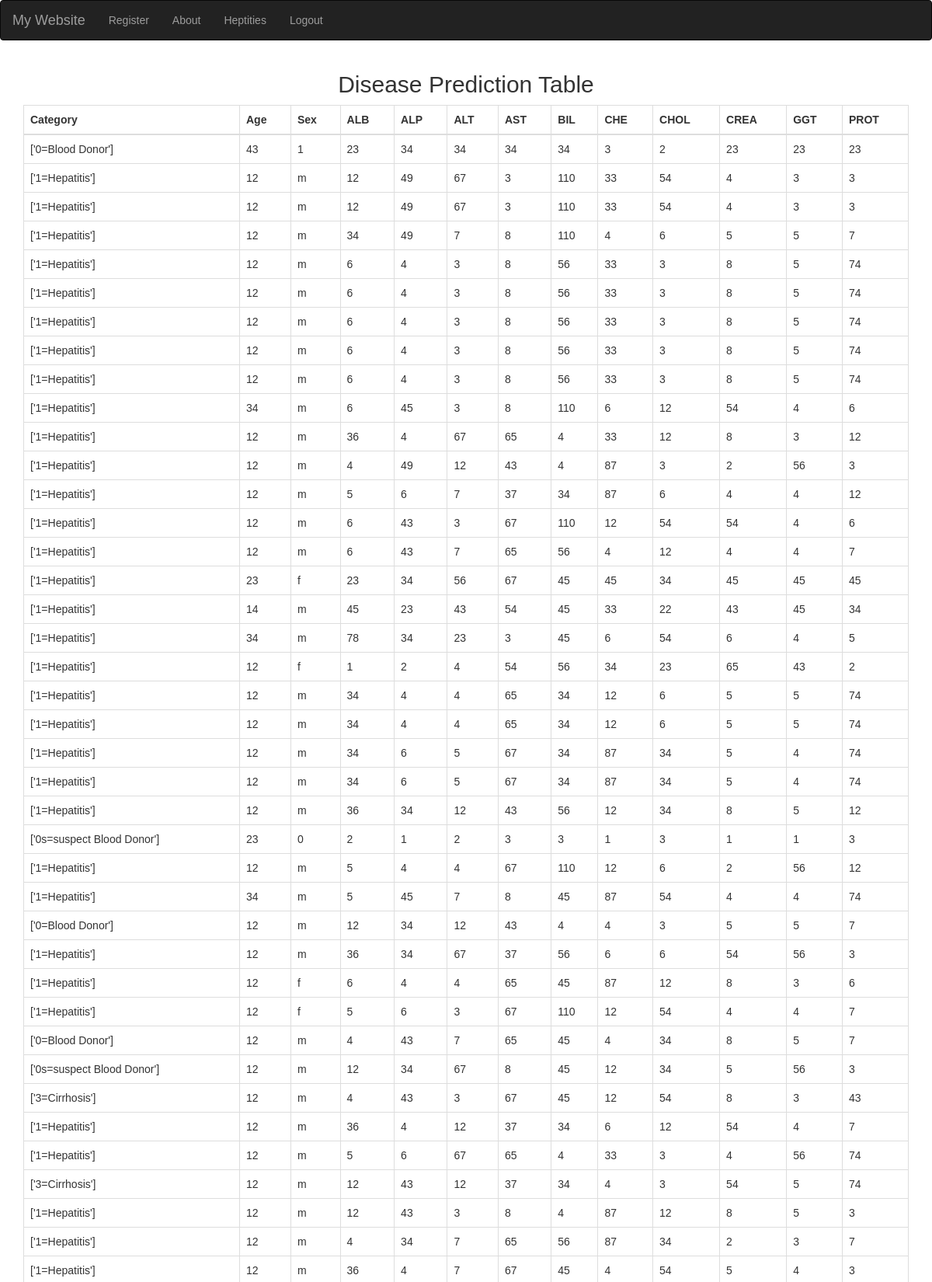
Page /Heptities (upper part) on the committed database.
### Patient/models.py (models this page shows)
class Heptities(models.Model):
    Category=models.CharField(max_length=90)
    Age=models.IntegerField()
    Sex=models.CharField(max_length=500)
    ALB=models.IntegerField()
    ALP=models.IntegerField()
    ALT=models.IntegerField()
    AST=models.IntegerField()
    BIL=models.IntegerField()
    CHE=models.IntegerField()
    CHOL=models.IntegerField()
    CREA=models.IntegerField()
    GGT=models.IntegerField()
    PROT=models.IntegerField()

### Patient/views.py (the view)
# urls.py: path('Heptities',views.hepatitisdata,name='Heptities'),
def hepatitisdata(request):
    Hepti=Heptities.objects.all()
    return render(request,"Heptities.html",{"Hepti":Hepti})

### templates/Heptities.html (shortened to what this page needs)
<!DOCTYPE html>
<html lang="en">
<head>
  <link rel="stylesheet" href="https://maxcdn.bootstrapcdn.com/bootstrap/3.4.1/css/bootstrap.min.css">
</head>
<body>
  <nav class="navbar navbar-inverse">
    <div class="container-fluid">
      <div class="navbar-header">
        <a class="navbar-brand" href="#">My Website</a>
      </div>
      <div class="collapse navbar-collapse" id="myNavbar">
        <ul class="nav navbar-nav">
          <li class=""><a href="register">Register</a></li>
          <li class=""><a href="about">About</a></li>
          <li><a href="Heptities">Heptities</a></li>
          <li class=""><a href="home">Logout</a></li>
        </ul>
      </div>
    </div>
  </nav>
<div class="container">
  <center>
  <h2>Disease Prediction Table</h2>
</center>
  <table class="table table-bordered">
    <thead>
      <tr>
        <th>Category</th>
        <th>Age</th>
        <th>Sex</th>
        <th>ALB</th>
        <th>ALP</th>
        <th>ALT</th>
        <th>AST</th>
        <th>BIL</th>
        <th>CHE</th>
        <th>CHOL</th>
        <th>CREA</th>
        <th>GGT</th>
        <th>PROT</th>
      </tr>
    </thead>
    <tbody>
        {% for i in Hepti %}
        <tr>
            <td>{{i.Category}}</td>
            <td>{{i.Age}}</td>
            <td>{{i.Sex}}</td>
            <td>{{i.ALB}}</td>
            <td>{{i.ALP}}</td>
            <td>{{i.ALT}}</td>
            <td>{{i.AST}}</td>
            <td>{{i.BIL}}</td>
            <td>{{i.CHE}}</td>
            <td>{{i.CHOL}}</td>
            <td>{{i.CREA}}</td>
            <td>{{i.GGT}}</td>
            <td>{{i.PROT}}</td>
        {% endfor %}
        </tr>
    </tbody>
  </table>
</div>
</body>
</html>

### templates/Heptities.html (style rules this page uses)
body { background: url(https://png.pngtree.com/thumb_back/fh260/background/20210129/pngtree-blue-sky-and-sunshine-image_548401.jpg) ; background-size: cover; background-repeat: no-repeat; font-family: sans-serif; }

### rows in the picture
Heptities: Category "['0=Blood Donor']", Age "43", Sex "1", ALB "23", ALP "34", ALT "34", AST "34", BIL "34", CHE "3", CHOL "2", CREA "23", GGT "23", PROT "23"
Heptities: Category "['1=Hepatitis']", Age "12", Sex "m", ALB "12", ALP "49", ALT "67", AST "3", BIL "110", CHE "33", CHOL "54", CREA "4", GGT "3", PROT "3"
Heptities: Category "['1=Hepatitis']", Age "12", Sex "m", ALB "12", ALP "49", ALT "67", AST "3", BIL "110", CHE "33", CHOL "54", CREA "4", GGT "3", PROT "3"
Heptities: Category "['1=Hepatitis']", Age "12", Sex "m", ALB "34", ALP "49", ALT "7", AST "8", BIL "110", CHE "4", CHOL "6", CREA "5", GGT "5", PROT "7"
Heptities: Category "['1=Hepatitis']", Age "12", Sex "m", ALB "6", ALP "4", ALT "3", AST "8", BIL "56", CHE "33", CHOL "3", CREA "8", GGT "5", PROT "74"
Heptities: Category "['1=Hepatitis']", Age "12", Sex "m", ALB "6", ALP "4", ALT "3", AST "8", BIL "56", CHE "33", CHOL "3", CREA "8", GGT "5", PROT "74"
Heptities: Category "['1=Hepatitis']", Age "12", Sex "m", ALB "6", ALP "4", ALT "3", AST "8", BIL "56", CHE "33", CHOL "3", CREA "8", GGT "5", PROT "74"
Heptities: Category "['1=Hepatitis']", Age "12", Sex "m", ALB "6", ALP "4", ALT "3", AST "8", BIL "56", CHE "33", CHOL "3", CREA "8", GGT "5", PROT "74"
Heptities: Category "['1=Hepatitis']", Age "12", Sex "m", ALB "6", ALP "4", ALT "3", AST "8", BIL "56", CHE "33", CHOL "3", CREA "8", GGT "5", PROT "74"
Heptities: Category "['1=Hepatitis']", Age "34", Sex "m", ALB "6", ALP "45", ALT "3", AST "8", BIL "110", CHE "6", CHOL "12", CREA "54", GGT "4", PROT "6"
Heptities: Category "['1=Hepatitis']", Age "12", Sex "m", ALB "36", ALP "4", ALT "67", AST "65", BIL "4", CHE "33", CHOL "12", CREA "8", GGT "3", PROT "12"
Heptities: Category "['1=Hepatitis']", Age "12", Sex "m", ALB "4", ALP "49", ALT "12", AST "43", BIL "4", CHE "87", CHOL "3", CREA "2", GGT "56", PROT "3"
Heptities: Category "['1=Hepatitis']", Age "12", Sex "m", ALB "5", ALP "6", ALT "7", AST "37", BIL "34", CHE "87", CHOL "6", CREA "4", GGT "4", PROT "12"
Heptities: Category "['1=Hepatitis']", Age "12", Sex "m", ALB "6", ALP "43", ALT "3", AST "67", BIL "110", CHE "12", CHOL "54", CREA "54", GGT "4", PROT "6"
Heptities: Category "['1=Hepatitis']", Age "12", Sex "m", ALB "6", ALP "43", ALT "7", AST "65", BIL "56", CHE "4", CHOL "12", CREA "4", GGT "4", PROT "7"
Heptities: Category "['1=Hepatitis']", Age "23", Sex "f", ALB "23", ALP "34", ALT "56", AST "67", BIL "45", CHE "45", CHOL "34", CREA "45", GGT "45", PROT "45"
Heptities: Category "['1=Hepatitis']", Age "14", Sex "m", ALB "45", ALP "23", ALT "43", AST "54", BIL "45", CHE "33", CHOL "22", CREA "43", GGT "45", PROT "34"
Heptities: Category "['1=Hepatitis']", Age "34", Sex "m", ALB "78", ALP "34", ALT "23", AST "3", BIL "45", CHE "6", CHOL "54", CREA "6", GGT "4", PROT "5"
Heptities: Category "['1=Hepatitis']", Age "12", Sex "f", ALB "1", ALP "2", ALT "4", AST "54", BIL "56", CHE "34", CHOL "23", CREA "65", GGT "43", PROT "2"
Heptities: Category "['1=Hepatitis']", Age "12", Sex "m", ALB "34", ALP "4", ALT "4", AST "65", BIL "34", CHE "12", CHOL "6", CREA "5", GGT "5", PROT "74"
Heptities: Category "['1=Hepatitis']", Age "12", Sex "m", ALB "34", ALP "4", ALT "4", AST "65", BIL "34", CHE "12", CHOL "6", CREA "5", GGT "5", PROT "74"
Heptities: Category "['1=Hepatitis']", Age "12", Sex "m", ALB "34", ALP "6", ALT "5", AST "67", BIL "34", CHE "87", CHOL "34", CREA "5", GGT "4", PROT "74"
Heptities: Category "['1=Hepatitis']", Age "12", Sex "m", ALB "34", ALP "6", ALT "5", AST "67", BIL "34", CHE "87", CHOL "34", CREA "5", GGT "4", PROT "74"
Heptities: Category "['1=Hepatitis']", Age "12", Sex "m", ALB "36", ALP "34", ALT "12", AST "43", BIL "56", CHE "12", CHOL "34", CREA "8", GGT "5", PROT "12"
Heptities: Category "['0s=suspect Blood Donor']", Age "23", Sex "0", ALB "2", ALP "1", ALT "2", AST "3", BIL "3", CHE "1", CHOL "3", CREA "1", GGT "1", PROT "3"
Heptities: Category "['1=Hepatitis']", Age "12", Sex "m", ALB "5", ALP "4", ALT "4", AST "67", BIL "110", CHE "12", CHOL "6", CREA "2", GGT "56", PROT "12"
Heptities: Category "['1=Hepatitis']", Age "34", Sex "m", ALB "5", ALP "45", ALT "7", AST "8", BIL "45", CHE "87", CHOL "54", CREA "4", GGT "4", PROT "74"
Heptities: Category "['0=Blood Donor']", Age "12", Sex "m", ALB "12", ALP "34", ALT "12", AST "43", BIL "4", CHE "4", CHOL "3", CREA "5", GGT "5", PROT "7"
Heptities: Category "['1=Hepatitis']", Age "12", Sex "m", ALB "36", ALP "34", ALT "67", AST "37", BIL "56", CHE "6", CHOL "6", CREA "54", GGT "56", PROT "3"
Heptities: Category "['1=Hepatitis']", Age "12", Sex "f", ALB "6", ALP "4", ALT "4", AST "65", BIL "45", CHE "87", CHOL "12", CREA "8", GGT "3", PROT "6"
Heptities: Category "['1=Hepatitis']", Age "12", Sex "f", ALB "5", ALP "6", ALT "3", AST "67", BIL "110", CHE "12", CHOL "54", CREA "4", GGT "4", PROT "7"
Heptities: Category "['0=Blood Donor']", Age "12", Sex "m", ALB "4", ALP "43", ALT "7", AST "65", BIL "45", CHE "4", CHOL "34", CREA "8", GGT "5", PROT "7"
Heptities: Category "['0s=suspect Blood Donor']", Age "12", Sex "m", ALB "12", ALP "34", ALT "67", AST "8", BIL "45", CHE "12", CHOL "34", CREA "5", GGT "56", PROT "3"
Heptities: Category "['3=Cirrhosis']", Age "12", Sex "m", ALB "4", ALP "43", ALT "3", AST "67", BIL "45", CHE "12", CHOL "54", CREA "8", GGT "3", PROT "43"
Heptities: Category "['1=Hepatitis']", Age "12", Sex "m", ALB "36", ALP "4", ALT "12", AST "37", BIL "34", CHE "6", CHOL "12", CREA "54", GGT "4", PROT "7"
Heptities: Category "['1=Hepatitis']", Age "12", Sex "m", ALB "5", ALP "6", ALT "67", AST "65", BIL "4", CHE "33", CHOL "3", CREA "4", GGT "56", PROT "74"
Heptities: Category "['3=Cirrhosis']", Age "12", Sex "m", ALB "12", ALP "43", ALT "12", AST "37", BIL "34", CHE "4", CHOL "3", CREA "54", GGT "5", PROT "74"
Heptities: Category "['1=Hepatitis']", Age "12", Sex "m", ALB "12", ALP "43", ALT "3", AST "8", BIL "4", CHE "87", CHOL "12", CREA "8", GGT "5", PROT "3"
Heptities: Category "['1=Hepatitis']", Age "12", Sex "m", ALB "4", ALP "34", ALT "7", AST "65", BIL "56", CHE "87", CHOL "34", CREA "2", GGT "3", PROT "7"
Heptities: Category "['1=Hepatitis']", Age "12", Sex "m", ALB "36", ALP "4", ALT "7", AST "67", BIL "45", CHE "4", CHOL "54", CREA "5", GGT "4", PROT "3"
